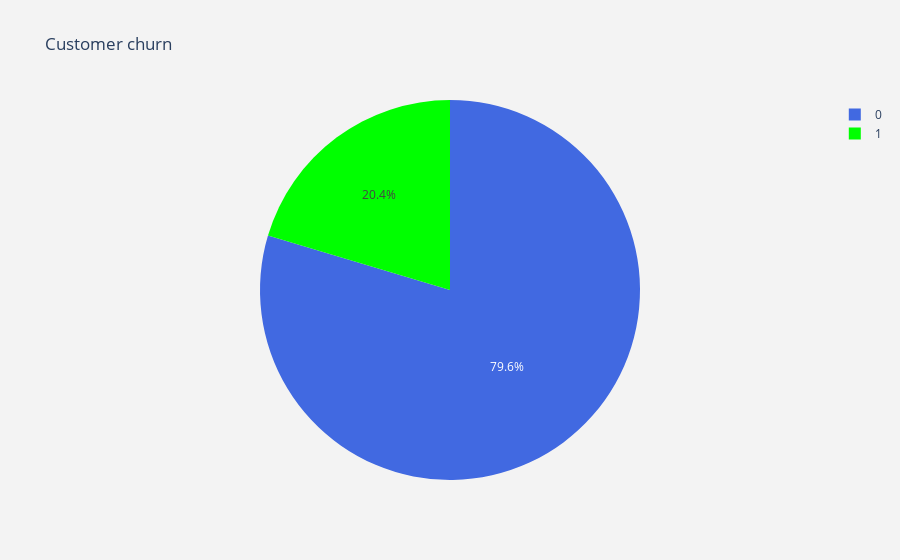

Source (notebook cell):
### Markdown cell above
**Data Exploration**

This section is the core part of understanding the problem and channel late to right features, as said before we need to establish possible relations in our attributes and this is where to strongest part of trading off comes in to secure the best predictions.

Note:** Exited** will always play the role of a target

### Code cell
lab = df["Exited"].value_counts().keys().tolist()
val = df["Exited"].value_counts().values.tolist()
trace = go.Pie(labels = lab ,values = val ,marker = dict(colors =  [ 'royalblue' ,'lime'],line = dict(color = "white") ))
layout = go.Layout(dict(title = "Customer churn", plot_bgcolor  = "rgb(243,243,243)",paper_bgcolor = "rgb(243,243,243)",))
data = [trace]
fig = go.Figure(data = data,layout = layout)
py.iplot(fig)

### Figure 1 — Plotly figure (JSON) as saved in the notebook; plotly's stock layout.template omitted (floating-point values rounded to 4 significant figures)
{"data": [{"marker": {"colors": ["royalblue", "lime"], "line": {"color": "white"}}, "values": [7963, 2037], "labels": [0, 1], "type": "pie"}], "layout": {"paper_bgcolor": "rgb(243,243,243)", "plot_bgcolor": "rgb(243,243,243)", "title": {"text": "Customer churn"}}}
